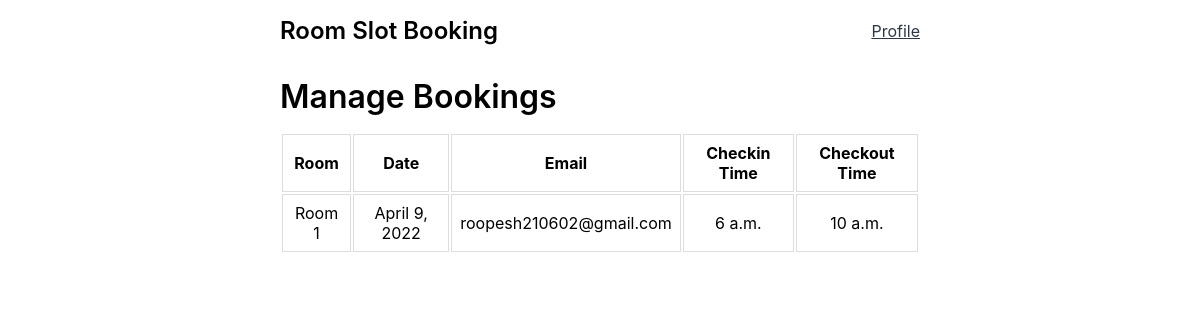
/manage/bookings (signed in), run on an earlier commit of the app's database.
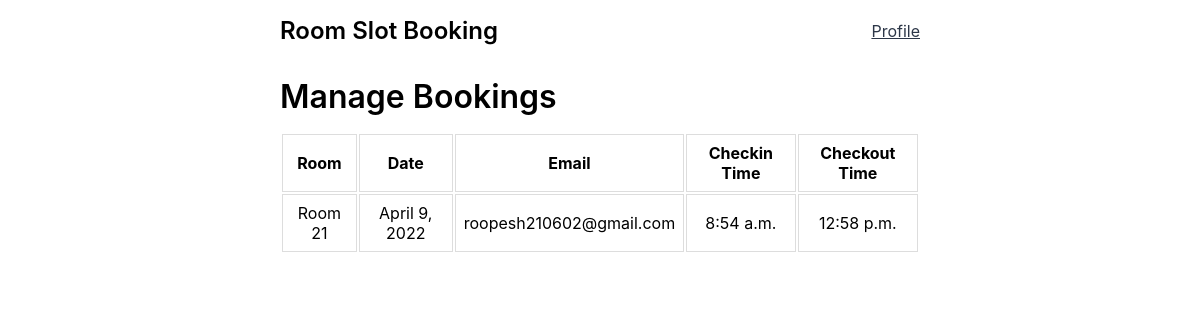
And on a later commit of the database.
### base/models.py (models this page shows, shortened)
class Booking(models.Model):
    user = models.ForeignKey(User, on_delete=models.DO_NOTHING)
    room = models.ForeignKey(Room, on_delete=models.CASCADE)

class Room(models.Model):
    name = models.CharField(max_length=30)
    date =  models.DateField()
    defined_check_in_time =  models.TimeField()
    defined_check_out_time = models.TimeField()
    advance_booking = models.IntegerField(default = 3)
    booked = models.BooleanField(default = False)
    USERNAME_FIELD = 'name'
    class Meta:
        ordering = ['date', 'defined_check_in_time']

class User(AbstractBaseUser):
    email = models.EmailField(
        verbose_name='email address',
        max_length=255,
        unique=True,
    )
    is_active = models.BooleanField(default=True)
    staff = models.BooleanField(default=False) # a admin user; non super-user
    admin = models.BooleanField(default=False) # a superuser
    USERNAME_FIELD = 'email'
    REQUIRED_FIELDS = [] # Email & Password are required by default.
    objects = UserManager()

### base/views.py (the view)
# urls.py: path('manage/bookings', views.viewBookings, name='bookings'),
@login_required(redirect_field_name='/signin')
def viewBookings(request):
    all_bookings = Booking.objects.all()
    print(all_bookings)
    context = {'bookings': all_bookings}
    return render(request, 'base/bookings.html', context)

### base/templates/base/bookings.html (shortened to what this page needs)
{% extends 'layout.html' %}
{% block content %}
<div class="bookings-wrapper">
  <h1>Manage Bookings</h1>
  {% if not bookings %}
  <div class="info-wrapper">
    <p class="info">No bookings found!</p>
  </div>
  {% else %}
  <div class="table-wrapper">
    <table>
      <tr>
        <th>Room</th>
        <th>Date</th>
        <th>Email</th>
        <th>Checkin Time</th>
        <th>Checkout Time</th>
      </tr>
      {% for booking in bookings %}
      <tr>
        <td>{{booking.room.name}}</td>
        <td>{{booking.room.date}}</td>
        <td>{{booking.user.email}}</td>
        <td>{{booking.room.defined_check_in_time}}</td>
        <td>{{booking.room.defined_check_out_time}}</td>
      </tr>
      {% endfor%}
    </table>
  </div>
  {% endif %}
</div>
{% endblock content %}

### templates/layout.html (shortened to what this page needs)
<!DOCTYPE html>
{% load static %}
<html lang="en">
  <head>
    <link rel="stylesheet" href="{% static 'styles/layout.css' %}" />
  </head>
  <body>
    <div id="main-wrapper">
      {% include 'navbar.html' %}
      <div id="wrapper">
        {% block content %} {% endblock %}
      </div>
    </div>
  </body>
</html>

### templates/navbar.html
<nav>
  <div><a href="{% url 'home' %}" class="nav-brand">Room Slot Booking</a></div>
  <div><a class="nav-profile" href="{% url 'user-profile' %}">Profile</a></div>
</nav>

### static/styles/layout.css (style rules this page uses)
* { margin: 0; padding: 0; border: 0; }
body { font-family: -apple-system, BlinkMacSystemFont, "Segoe UI", Roboto, Oxygen, Ubuntu, Cantarell, "Open Sans", "Helvetica Neue", sans-serif; text-align: center; }
h1 { font-size: 1.625rem; font-weight: 500; }
#main-wrapper { text-align: left; margin-left: auto; margin-right: auto; padding: 0 1rem; background-color: #ffffff; }
#wrapper { max-width: 640px; }
nav { display: flex; justify-content: space-between; align-items: center; margin-bottom: 1rem; padding: 1rem 0; }
.nav-brand { text-decoration: none; font-size: 1.25rem; color: black; }
.nav-profile { font-size: 1rem; color: #2d3748; }
@media only screen and (min-width: 640px) { #main-wrapper { max-width: 640px; } }
@media only screen and (min-width: 640px) { h1 { font-size: 2rem; font-weight: 600; } }
@media only screen and (min-width: 640px) { .nav-brand { font-size: 1.5rem; font-weight: 600; } }

### base/templates/base/bookings.html (style rules this page uses)
.table-wrapper { overflow-x: auto; margin: 1rem auto; }
table { width: 100%; text-align: center; }
th, td { border: 1px solid #ddd; padding: 0.5rem; }

What changed in the data, as far as the page shows it:
removed Booking: room.name "Room 1", room "April 9, 2022", user.email "roopesh210602@gmail.com", room.defined_check_in_time "6 a.m.", room.defined_check_out_time "10 a.m."
added Booking: room.name "Room 21", room "April 9, 2022", user.email "roopesh210602@gmail.com", room.defined_check_in_time "8:54 a.m.", room.defined_check_out_time "12:58 p.m."
